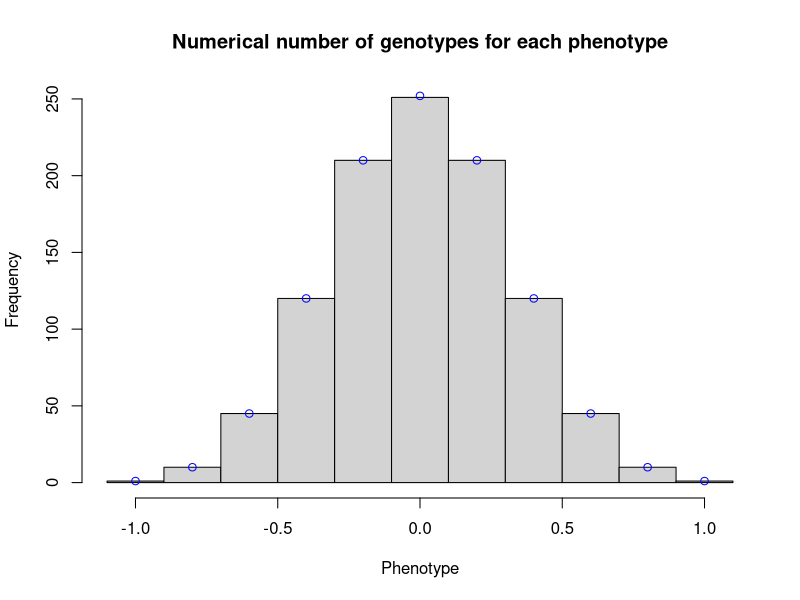
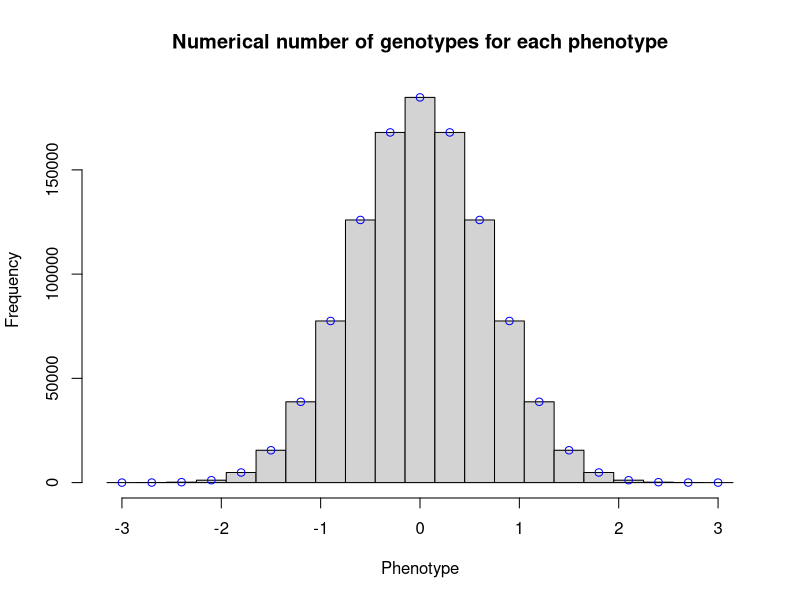

Source code (R) for these figures, in order:
## redundancy.R
## Katie E Lotterhos
## Feb 12, 2019
## Illustrate concept of genetic redundancy for different phenotypic values

library(gtools)
library(dplyr)

### Function to calculate Redundancy for `n=10` genotypes - NUMERICALLY ####

redundancy.numerical <- function(nloci, alpha) {
		
	np <- round(nloci/2,0) #number of mutations with positive effect sizes
	nn <- np #number of mutations with negative effect sizes
	
	p_names <- paste0("p", 1:np)
	n_names <- paste0("n", 1:nn)
	
	all_loci <- data.frame(names=(c(p_names, n_names)), 
	                       alpha = c(rep(alpha, length(p_names)),
	                                 rep(-alpha, length(n_names))))
	all_loci$names <- as.character(all_loci$names)
	
	# could have 1 to 10 mutations evolve
	# need to loop through all possible mutational states "r" from 1 to 10
	# each one is a different size matrix
	# each mutation has a mutational effect size alpha
	# idea: collapse genotype into single character with its phenotype value
	
	genotype <- c()
	phenotype <- c()
	
	#loop through all mutational states to generate genotypes, also list corresponding phenotype values 
	for (r in 1:nrow(all_loci)){
	  print(r)
	  combo.df <- data.frame(combinations(n=length(all_loci$names), r=r, 
	                           all_loci$names, repeats.allowed = FALSE),
	                         stringsAsFactors = FALSE)
	  
	  head(combo.df)
	  colnames(combo.df) <- paste0("A", 1:ncol(combo.df))
	  
	  combo.df2 <- combo.df
	  for (i in 1:ncol(combo.df)){
	    combo.df[,i][grep("n", combo.df[,i], perl=TRUE)] <- -alpha
	      # get indexes with n and replace with minus alpha
	    combo.df[,i][grep("p", combo.df[,i], perl=TRUE)] <- alpha
	    combo.df[,i] <- as.numeric(combo.df[,i])
	  }
	  
	  
	  genotype <- c(genotype, apply( combo.df2 , 1 , paste , collapse = "_" ))
	  phenotype <- c(phenotype, rowSums(combo.df))
	}
	final.df <- data.frame(genotype, phenotype)
	return(final.df)
}

### Compare to function to calculate Redundancy for `n=10` genotypes - BINOMIAL COEFFICIENT ####

redundancy <- function(nloci, alpha) {
  # assume equal number of + loci and - loci
  Num <- choose(nloci, 0:nloci) # probability surface for redundancy
  phen <- round(seq(-alpha*nloci/2, alpha*nloci/2, alpha),3)
  return(data.frame(phen, Num, log10Num=log10(Num)))
}


alpha = 0.2 #mutational effect size
n=10 #number of loci
final.df.num <- redundancy.numerical(n, alpha)
#visualize the number of genotypes possible for each phenotypes from the numerical approach
hist(final.df.num$phenotype, main = "Numerical number of genotypes for each phenotype", xlab="Phenotype", breaks=seq(-(n/2)*alpha-alpha/2, (n/2)*alpha+alpha/2, by=alpha))


final.df.binom <- redundancy(n, alpha)
#map onto the above visualization the number of genotypes underlying each phenotype calculated by the binomial coefficient approach
points(final.df.binom$phen, final.df.binom$Num, col="blue")

#repeat visual comparison with more loci and higher mutational effect size
alpha = 0.3
n=20
final.df.num <- redundancy.numerical(n, alpha)
hist(final.df.num$phenotype, main = "Numerical number of genotypes for each phenotype", xlab="Phenotype", breaks=seq(-(n/2)*alpha-alpha/2, (n/2)*alpha+alpha/2, by=alpha))
final.df.binom <- redundancy(n, alpha)
points(final.df.binom$phen, final.df.binom$Num, col="blue")

